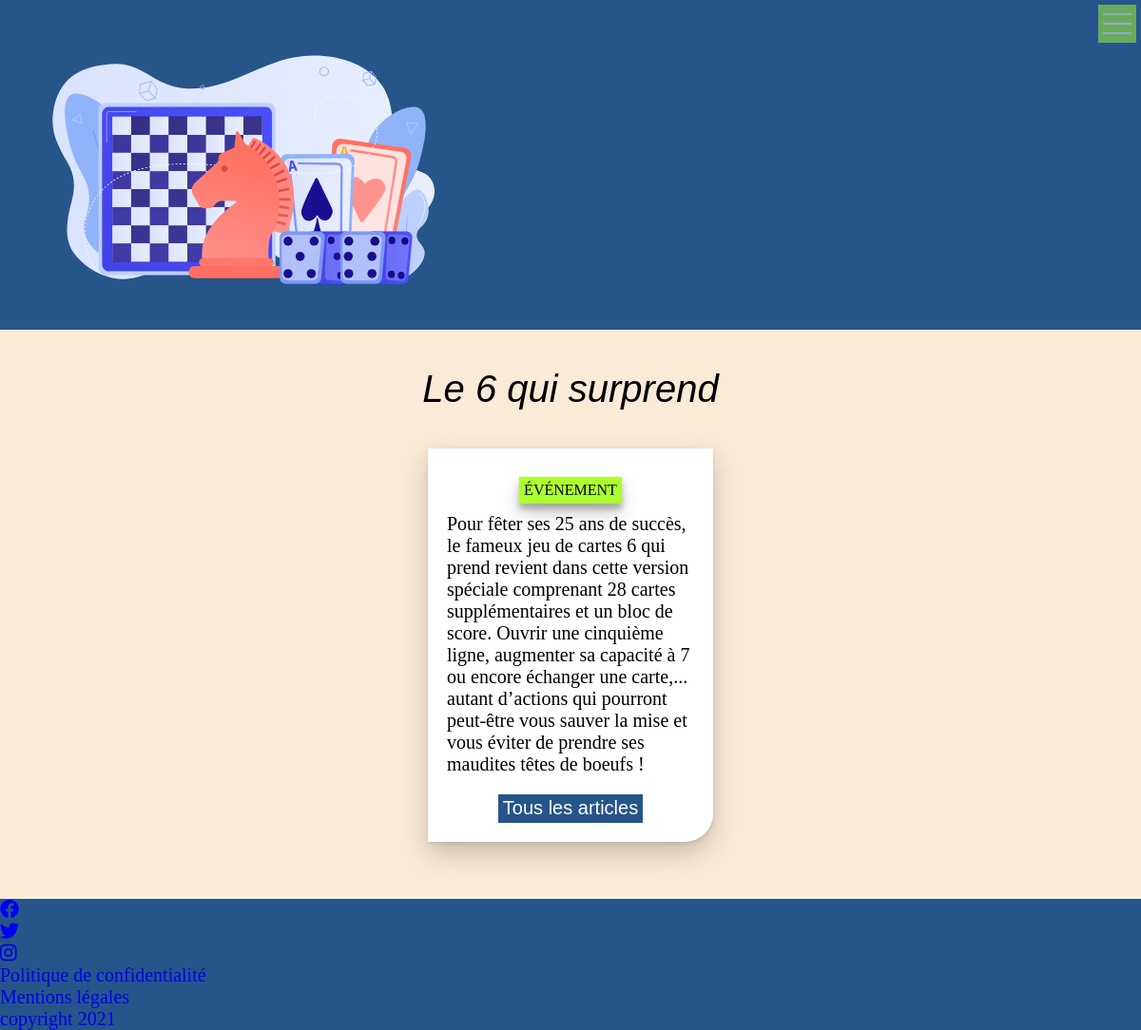
Screenshot of /articles/8 with the database file from the repository.
### tables this page shows
CREATE TABLE IF NOT EXISTS `articles` (
  `id` int(11) NOT NULL AUTO_INCREMENT,
  `title` varchar(255) DEFAULT NULL,
  `content` text,
  `img` varchar(255) DEFAULT NULL,
  `comment` text,
  `created_at` datetime DEFAULT CURRENT_TIMESTAMP,
  `img_name` varchar(255) DEFAULT NULL,
  PRIMARY KEY (`id`)
);

CREATE TABLE IF NOT EXISTS `tags` (
  `id` int(11) NOT NULL AUTO_INCREMENT,
  `name` varchar(255) NOT NULL,
  `created_at` datetime NOT NULL,
  PRIMARY KEY (`id`)
);

### app/Controllers/Controller.php (called while the page is built, shortened)
<?php
abstract class Controller{
    protected function view(string $path, array $params = null){
        $path = str_replace('.', DIRECTORY_SEPARATOR, $path);
        require VIEWS . $path . '.php';
        require VIEWS . DIRECTORY_SEPARATOR .  'front' . DIRECTORY_SEPARATOR . 'layouts' . DIRECTORY_SEPARATOR . 'layout.php';
    }
}

### app/Controllers/BlogController.php (called while the page is built, shortened)
<?php
class BlogController extends Controller
{
    public function show(int $id){
        $req = new BlogModel;
        $article = $req->findById($id);
        return $this->view('front.blog.show', compact('article'));
    }
}

### routes/Route.php (called while the page is built, shortened)
<?php
class Route
{
    public $path;
    public $action;
    public $matches;
    public function __construct($path, $action)
    {
        $this->path = trim($path, '/');
        $this->action = $action;
    }
    public function matches(string $url)
    {
        $path = preg_replace('#:([A-Za-z0-9_]+)#', '([^/]+)', $this->path);
        $pathToMatch = "#^$path$#";
        if (preg_match($pathToMatch, $url, $matches)) {
            $this->matches = $matches;
            return true;
        } else {
            return false;
        }
    }
    public function execute()
    {
        $params = explode('@', $this->action);
        $controller = new $params[0](new DBConnection());
        $method = $params[1];
        return isset($this->matches[1]) ? $controller->$method($this->matches[1]) : $controller->$method();
    }
}

### routes/Router.php (called while the page is built, shortened)
<?php
class Router
{
    public $url;
    public $routes = [];
    public function __construct($url)
    {
        $this->url = trim($url, '/');
    }
    public function get(string $path, string $action)
    {
        $this->routes['GET'][] = new Route($path, $action);
    }
    public function post(string $path, string $action)
    {
        $this->routes['POST'][] = new Route($path, $action);
    }
    public function run()
    {
        foreach ($this->routes[$_SERVER['REQUEST_METHOD']] as $route) {
            if ($route->matches($this->url)) {
                return $route->execute();
            }
        }
        throw new NotFoundException();
    }
}

### public/index.php (called while the page is built, shortened)
<?php
$router = new Router($_GET['url']);
$router->get('login', 'App\Controllers\UserController@login');
$router->post('login', 'App\Controllers\UserController@loginPost');
$router->get('logout', 'App\Controllers\UserController@logout');
$router->get('register', 'App\Controllers\UserController@register');
$router->post('register', 'App\Controllers\UserController@registerPost');
$router->get('/', 'App\Controllers\WelcomeController@welcome');
$router->get('/articles', 'App\Controllers\BlogController@index');
$router->get('/games', 'App\Controllers\GameController@index');
$router->get('/articles/:id', 'App\Controllers\BlogController@show');
$router->get('/games/:id', 'App\Controllers\GameController@show');
$router->get('/tags/:id', 'App\Controllers\TagController@tag');
$router->get('/categories/:id', 'App\Controllers\CategoryController@category');
$router->get('contact', 'App\Controllers\ContactController@contact');
$router->post('contact', 'App\Controllers\ContactController@postMail');
$router->get('comment', 'App\Controllers\UserController@comment');
$router->post('comment', 'App\Controllers\UserController@postComment');
$router->get('/admin/articles', 'App\Controllers\Admin\AdminController@article');
$router->get('/admin/games', 'App\Controllers\Admin\AdminController@game');
$router->get('/admin/contact', 'App\Controllers\Admin\AdminController@contact');
$router->post('/admin/articles/delete/:id', 'App\Controllers\Admin\AdminController@deleteArticle');
$router->post('/admin/games/delete/:id', 'App\Controllers\Admin\AdminController@deleteGame');
$router->get('/admin/articles/create', 'App\Controllers\Admin\AdminController@createTag');
$router->post('/admin/articles/create', 'App\Controllers\Admin\AdminController@createArticle');
$router->get('/admin/games/create', 'App\Controllers\Admin\AdminController@createCategory');
$router->post('/admin/games/create', 'App\Controllers\Admin\AdminController@createGame');
$router->get('/admin/articles/edit/:id', 'App\Controllers\Admin\AdminController@editArticle');
$router->post('/admin/articles/edit/:id', 'App\Controllers\Admin\AdminController@updateArticle');
$router->get('/admin/games/edit/:id', 'App\Controllers\Admin\AdminController@editGame');
$router->post('/admin/games/edit/:id', 'App\Controllers\Admin\AdminController@updateGame');
try {
    $router->run();
} catch (NotFoundException $e) {
    return $e->error404();
}

### app/Models/Model.php (called while the page is built, shortened)
<?php
abstract class Model
{
    protected $db;
    protected $table;
    public function __construct()
    {
        $this->db =  DBConnection::getPDO();
    }
    public function query(string $sql, array $param = null, bool $single = null)
    {
        $method = is_null($param) ? 'query' : 'prepare';
        $fetch = is_null($single) ? 'fetchAll' : 'fetch';
        $stmt = $this->db->$method($sql);
        $stmt->setFetchMode(PDO::FETCH_CLASS, get_class($this), [$this->db]);
        if ($method === 'query') {
            return $stmt->$fetch();
        } else {
            $stmt->execute($param);
            return $stmt->$fetch();
        }
    }
    public function findById(int $id): Model
    {
        return $this->query("SELECT * FROM {$this->table} WHERE id = ?", [$id], true);
    }
}

### Database/DBConnection.php (called while the page is built, shortened)
<?php
class DBConnection
{
    public static function getPDO(): PDO
    {
        try {
            $db = new PDO(
                "mysql:dbname=monprojet;host=localhost",
                'root',
                '',
                array(
                    PDO::ATTR_ERRMODE => PDO::ERRMODE_EXCEPTION,
                    PDO::ATTR_DEFAULT_FETCH_MODE => PDO::FETCH_OBJ,
                    PDO::MYSQL_ATTR_INIT_COMMAND => 'SET CHARACTER SET UTF8'
                )
            );
        } catch (PDOException $e) {
            echo "Connexion impossible: " . $e->getMessage();
        }
        return $db;
    }
}

### app/Models/BlogModel.php (called while the page is built, shortened)
<?php
class BlogModel extends Model
{
    public function getTags()
    {
        return $this->query("SELECT t.* FROM tags t
                            INNER JOIN article_tag art ON art.tag_id = t.id
                            WHERE art.article_id = ?
                            ", [$this->id]);
    }
}

### app/Views/Front/blog/show.php (the view, shortened to what this page needs)
<article id="article" class="blog-article">
    <h1 class="title"><?= $params['article']->title ?></h1>
    <div class="container-article">
        <div class="tags">
            <?php foreach($params['article']->getTags() as $tag) : ?>
            <span class="tag">
                <?= $tag->name ?>
            </span>
            <?php endforeach ?>
        </div>
        <p class=""><?= $params['article']->content ?></p>
        <button class="btn "><a href="/monprojet/articles">Tous les articles</a></button>
    </div>
</article>

### public/Front/css/style.css (style rules this page uses)
#form-register p, #form-login p, #form-contact .form-contact p, .container-article .tags, .blog-articles .tags, figure, .btn { display: flex; justify-content: center; align-items: center; }
.container-article .tags .tag, .blog-articles .tags .tag { margin: 10px 0; padding: 5px; text-transform: uppercase; font-size: 0.8rem; box-shadow: rgba(0, 0, 0, 0.19) 0px 10px 20px, rgba(0, 0, 0, 0.23) 0px 6px 6px; background: greenyellow; }
.btn { padding: 0 5px; height: 30px; background-color: rgba(37, 84, 138, 0.991); margin: 20px auto 0; color: #FFF; }
.btn a { color: #FFF; }
* { margin: 0; padding: 0; box-sizing: border-box; font-size: 20px; }
body { background-color: antiquewhite; }
a { text-decoration: none; }
button { border: none; }
.title { text-align: center; font-size: 2rem; font-family: "Gill Sans", "Gill Sans MT", Calibri, "Trebuchet MS", sans-serif; font-weight: 100; padding: 1rem; }
::placeholder { text-align: center; }
#form-register p, #form-login p, #form-contact .form-contact p, .container-article .tags, .blog-articles .tags, .btn, figure { display: flex; justify-content: center; align-items: center; }
.blog-article .title { padding: 2rem; font-style: italic; }
.container-article { width: 300px; height: auto; border-radius: 0 0 30px; box-shadow: rgba(0, 0, 0, 0.19) 0px 10px 20px, rgba(0, 0, 0, 0.23) 0px 6px 6px; background-color: #FFF; color: black; margin: 0 auto 3rem; padding: 1rem; box-shadow: rgba(0, 0, 0, 0.2) 0px 12px 28px 0px, rgba(0, 0, 0, 0.1) 0px 2px 4px 0px, rgba(255, 255, 255, 0.05) 0px 0px 0px 1px inset; }
#form-register p, #form-login p, #form-contact .form-contact p, .btn, figure, .blog-articles .tags, .container-article .tags { display: flex; justify-content: center; align-items: center; }
.blog-articles .tags .tag, .container-article .tags .tag { margin: 10px 0; padding: 5px; text-transform: uppercase; font-size: 0.8rem; box-shadow: rgba(0, 0, 0, 0.19) 0px 10px 20px, rgba(0, 0, 0, 0.23) 0px 6px 6px; background: greenyellow; }
.btn, figure, .blog-articles .tags, .container-article .tags, #form-contact .form-contact p, #form-register p, #form-login p { display: flex; justify-content: center; align-items: center; }

### rows the page displays
articles: title "Le 6 qui surprend", content "Pour fêter ses 25 ans de succès, le fameux jeu de cartes 6 qui prend revient dans cette version spéciale comprenant 28 cartes supplémentaires et un bloc de score. Ouvrir une cinquième ligne, augmenter sa capacité à 7 ou encore échanger une carte,... autant d’actions qui pourront peut-être vous sauver la mise et vous éviter de prendre ses maudites têtes de boeufs !"
tags: name "ÉVÉNEMENT"
